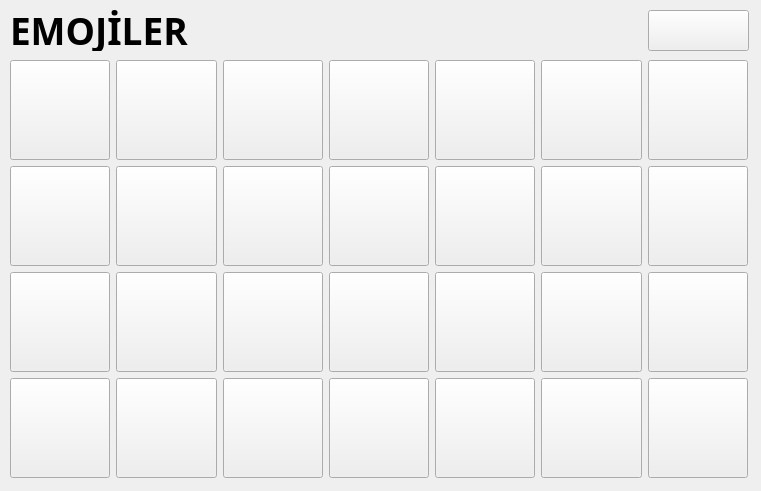
<?xml version="1.0" encoding="UTF-8"?>
<ui version="4.0">
 <class>MainWindow</class>
 <widget class="QMainWindow" name="MainWindow">
  <property name="geometry">
   <rect>
    <x>0</x>
    <y>0</y>
    <width>761</width>
    <height>491</height>
   </rect>
  </property>
  <property name="windowTitle">
   <string>MaM Sense</string>
  </property>
  <property name="windowIcon">
   <iconset>
    <normaloff>icons/MAMLOGO.png</normaloff>icons/MAMLOGO.png</iconset>
  </property>
  <widget class="QWidget" name="centralwidget">
   <widget class="QLabel" name="label_2">
    <property name="geometry">
     <rect>
      <x>10</x>
      <y>10</y>
      <width>311</width>
      <height>41</height>
     </rect>
    </property>
    <property name="font">
     <font>
      <family>Century Gothic</family>
      <pointsize>28</pointsize>
      <weight>75</weight>
      <bold>true</bold>
     </font>
    </property>
    <property name="styleSheet">
     <string notr="true"/>
    </property>
    <property name="text">
     <string>EMOJİLER</string>
    </property>
   </widget>
   <widget class="QPushButton" name="pushButton_66">
    <property name="geometry">
     <rect>
      <x>648</x>
      <y>10</y>
      <width>101</width>
      <height>41</height>
     </rect>
    </property>
    <property name="minimumSize">
     <size>
      <width>97</width>
      <height>0</height>
     </size>
    </property>
    <property name="font">
     <font>
      <family>Century Gothic</family>
      <pointsize>20</pointsize>
      <weight>75</weight>
      <bold>true</bold>
     </font>
    </property>
    <property name="text">
     <string/>
    </property>
    <property name="icon">
     <iconset>
      <normaloff>icons/back.png</normaloff>icons/back.png</iconset>
    </property>
    <property name="iconSize">
     <size>
      <width>32</width>
      <height>32</height>
     </size>
    </property>
    <property name="flat">
     <bool>false</bool>
    </property>
   </widget>
   <widget class="QWidget" name="gridLayoutWidget">
    <property name="geometry">
     <rect>
      <x>10</x>
      <y>60</y>
      <width>738</width>
      <height>420</height>
     </rect>
    </property>
    <layout class="QGridLayout" name="gridLayout">
     <property name="sizeConstraint">
      <enum>QLayout::SetDefaultConstraint</enum>
     </property>
     <item row="0" column="4">
      <widget class="QPushButton" name="pushButton_73">
       <property name="minimumSize">
        <size>
         <width>100</width>
         <height>100</height>
        </size>
       </property>
       <property name="font">
        <font>
         <family>Century Gothic</family>
         <pointsize>20</pointsize>
         <weight>75</weight>
         <bold>true</bold>
        </font>
       </property>
       <property name="text">
        <string/>
       </property>
       <property name="icon">
        <iconset>
         <normaloff>icons/emoji/3.png</normaloff>icons/emoji/3.png</iconset>
       </property>
       <property name="iconSize">
        <size>
         <width>70</width>
         <height>70</height>
        </size>
       </property>
      </widget>
     </item>
     <item row="0" column="5">
      <widget class="QPushButton" name="pushButton_74">
       <property name="minimumSize">
        <size>
         <width>100</width>
         <height>100</height>
        </size>
       </property>
       <property name="font">
        <font>
         <family>Century Gothic</family>
         <pointsize>20</pointsize>
         <weight>75</weight>
         <bold>true</bold>
        </font>
       </property>
       <property name="text">
        <string/>
       </property>
       <property name="icon">
        <iconset>
         <normaloff>icons/emoji/4.png</normaloff>icons/emoji/4.png</iconset>
       </property>
       <property name="iconSize">
        <size>
         <width>70</width>
         <height>70</height>
        </size>
       </property>
      </widget>
     </item>
     <item row="0" column="6">
      <widget class="QPushButton" name="pushButton_75">
       <property name="minimumSize">
        <size>
         <width>100</width>
         <height>100</height>
        </size>
       </property>
       <property name="font">
        <font>
         <family>Century Gothic</family>
         <pointsize>20</pointsize>
         <weight>75</weight>
         <bold>true</bold>
        </font>
       </property>
       <property name="text">
        <string/>
       </property>
       <property name="icon">
        <iconset>
         <normaloff>icons/emoji/5.png</normaloff>icons/emoji/5.png</iconset>
       </property>
       <property name="iconSize">
        <size>
         <width>70</width>
         <height>70</height>
        </size>
       </property>
      </widget>
     </item>
     <item row="1" column="4">
      <widget class="QPushButton" name="pushButton_76">
       <property name="minimumSize">
        <size>
         <width>100</width>
         <height>100</height>
        </size>
       </property>
       <property name="font">
        <font>
         <family>Century Gothic</family>
         <pointsize>20</pointsize>
         <weight>75</weight>
         <bold>true</bold>
        </font>
       </property>
       <property name="text">
        <string/>
       </property>
       <property name="icon">
        <iconset>
         <normaloff>icons/emoji/10.png</normaloff>icons/emoji/10.png</iconset>
       </property>
       <property name="iconSize">
        <size>
         <width>70</width>
         <height>70</height>
        </size>
       </property>
      </widget>
     </item>
     <item row="0" column="3">
      <widget class="QPushButton" name="pushButton_78">
       <property name="minimumSize">
        <size>
         <width>100</width>
         <height>100</height>
        </size>
       </property>
       <property name="font">
        <font>
         <family>Century Gothic</family>
         <pointsize>20</pointsize>
         <weight>75</weight>
         <bold>true</bold>
        </font>
       </property>
       <property name="text">
        <string/>
       </property>
       <property name="icon">
        <iconset>
         <normaloff>icons/emoji/2.png</normaloff>icons/emoji/2.png</iconset>
       </property>
       <property name="iconSize">
        <size>
         <width>70</width>
         <height>70</height>
        </size>
       </property>
      </widget>
     </item>
     <item row="1" column="3">
      <widget class="QPushButton" name="pushButton_79">
       <property name="minimumSize">
        <size>
         <width>100</width>
         <height>100</height>
        </size>
       </property>
       <property name="font">
        <font>
         <family>Century Gothic</family>
         <pointsize>20</pointsize>
         <weight>75</weight>
         <bold>true</bold>
        </font>
       </property>
       <property name="text">
        <string/>
       </property>
       <property name="icon">
        <iconset>
         <normaloff>icons/emoji/9.png</normaloff>icons/emoji/9.png</iconset>
       </property>
       <property name="iconSize">
        <size>
         <width>70</width>
         <height>70</height>
        </size>
       </property>
      </widget>
     </item>
     <item row="2" column="3">
      <widget class="QPushButton" name="pushButton_84">
       <property name="minimumSize">
        <size>
         <width>100</width>
         <height>100</height>
        </size>
       </property>
       <property name="font">
        <font>
         <family>Century Gothic</family>
         <pointsize>20</pointsize>
         <weight>75</weight>
         <bold>true</bold>
        </font>
       </property>
       <property name="text">
        <string/>
       </property>
       <property name="icon">
        <iconset>
         <normaloff>icons/emoji/16.png</normaloff>icons/emoji/16.png</iconset>
       </property>
       <property name="iconSize">
        <size>
         <width>70</width>
         <height>70</height>
        </size>
       </property>
      </widget>
     </item>
     <item row="2" column="4">
      <widget class="QPushButton" name="pushButton_85">
       <property name="minimumSize">
        <size>
         <width>100</width>
         <height>100</height>
        </size>
       </property>
       <property name="font">
        <font>
         <family>Century Gothic</family>
         <pointsize>20</pointsize>
         <weight>75</weight>
         <bold>true</bold>
        </font>
       </property>
       <property name="text">
        <string/>
       </property>
       <property name="icon">
        <iconset>
         <normaloff>icons/emoji/17.png</normaloff>icons/emoji/17.png</iconset>
       </property>
       <property name="iconSize">
        <size>
         <width>70</width>
         <height>70</height>
        </size>
       </property>
      </widget>
     </item>
     <item row="0" column="2">
      <widget class="QPushButton" name="pushButton_89">
       <property name="minimumSize">
        <size>
         <width>100</width>
         <height>100</height>
        </size>
       </property>
       <property name="font">
        <font>
         <family>Century Gothic</family>
         <pointsize>20</pointsize>
         <weight>75</weight>
         <bold>true</bold>
        </font>
       </property>
       <property name="text">
        <string/>
       </property>
       <property name="icon">
        <iconset>
         <normaloff>icons/emoji/1.png</normaloff>icons/emoji/1.png</iconset>
       </property>
       <property name="iconSize">
        <size>
         <width>70</width>
         <height>70</height>
        </size>
       </property>
      </widget>
     </item>
     <item row="0" column="1">
      <widget class="QPushButton" name="pushButton_90">
       <property name="minimumSize">
        <size>
         <width>100</width>
         <height>100</height>
        </size>
       </property>
       <property name="font">
        <font>
         <family>Century Gothic</family>
         <pointsize>20</pointsize>
         <weight>75</weight>
         <bold>true</bold>
        </font>
       </property>
       <property name="text">
        <string/>
       </property>
       <property name="icon">
        <iconset>
         <normaloff>icons/emoji/26.png</normaloff>icons/emoji/26.png</iconset>
       </property>
       <property name="iconSize">
        <size>
         <width>70</width>
         <height>70</height>
        </size>
       </property>
      </widget>
     </item>
     <item row="0" column="0">
      <widget class="QPushButton" name="pushButton_91">
       <property name="minimumSize">
        <size>
         <width>100</width>
         <height>100</height>
        </size>
       </property>
       <property name="font">
        <font>
         <family>Century Gothic</family>
         <pointsize>20</pointsize>
         <weight>75</weight>
         <bold>true</bold>
        </font>
       </property>
       <property name="text">
        <string/>
       </property>
       <property name="icon">
        <iconset>
         <normaloff>icons/emoji/25.png</normaloff>icons/emoji/25.png</iconset>
       </property>
       <property name="iconSize">
        <size>
         <width>70</width>
         <height>70</height>
        </size>
       </property>
      </widget>
     </item>
     <item row="1" column="2">
      <widget class="QPushButton" name="pushButton_92">
       <property name="minimumSize">
        <size>
         <width>100</width>
         <height>100</height>
        </size>
       </property>
       <property name="font">
        <font>
         <family>Century Gothic</family>
         <pointsize>20</pointsize>
         <weight>75</weight>
         <bold>true</bold>
        </font>
       </property>
       <property name="text">
        <string/>
       </property>
       <property name="icon">
        <iconset>
         <normaloff>icons/emoji/8.png</normaloff>icons/emoji/8.png</iconset>
       </property>
       <property name="iconSize">
        <size>
         <width>70</width>
         <height>70</height>
        </size>
       </property>
      </widget>
     </item>
     <item row="1" column="1">
      <widget class="QPushButton" name="pushButton_93">
       <property name="minimumSize">
        <size>
         <width>100</width>
         <height>100</height>
        </size>
       </property>
       <property name="font">
        <font>
         <family>Century Gothic</family>
         <pointsize>20</pointsize>
         <weight>75</weight>
         <bold>true</bold>
        </font>
       </property>
       <property name="text">
        <string/>
       </property>
       <property name="icon">
        <iconset>
         <normaloff>icons/emoji/7.png</normaloff>icons/emoji/7.png</iconset>
       </property>
       <property name="iconSize">
        <size>
         <width>70</width>
         <height>70</height>
        </size>
       </property>
      </widget>
     </item>
     <item row="1" column="0">
      <widget class="QPushButton" name="pushButton_95">
       <property name="minimumSize">
        <size>
         <width>100</width>
         <height>100</height>
        </size>
       </property>
       <property name="font">
        <font>
         <family>Century Gothic</family>
         <pointsize>20</pointsize>
         <weight>75</weight>
         <bold>true</bold>
        </font>
       </property>
       <property name="text">
        <string/>
       </property>
       <property name="icon">
        <iconset>
         <normaloff>icons/emoji/6.png</normaloff>icons/emoji/6.png</iconset>
       </property>
       <property name="iconSize">
        <size>
         <width>70</width>
         <height>70</height>
        </size>
       </property>
      </widget>
     </item>
     <item row="1" column="5">
      <widget class="QPushButton" name="pushButton_96">
       <property name="minimumSize">
        <size>
         <width>100</width>
         <height>100</height>
        </size>
       </property>
       <property name="font">
        <font>
         <family>Century Gothic</family>
         <pointsize>20</pointsize>
         <weight>75</weight>
         <bold>true</bold>
        </font>
       </property>
       <property name="text">
        <string/>
       </property>
       <property name="icon">
        <iconset>
         <normaloff>icons/emoji/11.png</normaloff>icons/emoji/11.png</iconset>
       </property>
       <property name="iconSize">
        <size>
         <width>70</width>
         <height>70</height>
        </size>
       </property>
      </widget>
     </item>
     <item row="3" column="4">
      <widget class="QPushButton" name="pushButton_77">
       <property name="minimumSize">
        <size>
         <width>100</width>
         <height>100</height>
        </size>
       </property>
       <property name="font">
        <font>
         <family>Century Gothic</family>
         <pointsize>20</pointsize>
         <weight>75</weight>
         <bold>true</bold>
        </font>
       </property>
       <property name="text">
        <string/>
       </property>
       <property name="icon">
        <iconset>
         <normaloff>icons/emoji/24.png</normaloff>icons/emoji/24.png</iconset>
       </property>
       <property name="iconSize">
        <size>
         <width>70</width>
         <height>70</height>
        </size>
       </property>
      </widget>
     </item>
     <item row="2" column="5">
      <widget class="QPushButton" name="pushButton_80">
       <property name="minimumSize">
        <size>
         <width>100</width>
         <height>100</height>
        </size>
       </property>
       <property name="font">
        <font>
         <family>Century Gothic</family>
         <pointsize>20</pointsize>
         <weight>75</weight>
         <bold>true</bold>
        </font>
       </property>
       <property name="text">
        <string/>
       </property>
       <property name="icon">
        <iconset>
         <normaloff>icons/emoji/18.png</normaloff>icons/emoji/18.png</iconset>
       </property>
       <property name="iconSize">
        <size>
         <width>70</width>
         <height>70</height>
        </size>
       </property>
      </widget>
     </item>
     <item row="1" column="6">
      <widget class="QPushButton" name="pushButton_81">
       <property name="minimumSize">
        <size>
         <width>100</width>
         <height>100</height>
        </size>
       </property>
       <property name="font">
        <font>
         <family>Century Gothic</family>
         <pointsize>20</pointsize>
         <weight>75</weight>
         <bold>true</bold>
        </font>
       </property>
       <property name="text">
        <string/>
       </property>
       <property name="icon">
        <iconset>
         <normaloff>icons/emoji/12.png</normaloff>icons/emoji/12.png</iconset>
       </property>
       <property name="iconSize">
        <size>
         <width>70</width>
         <height>70</height>
        </size>
       </property>
      </widget>
     </item>
     <item row="2" column="6">
      <widget class="QPushButton" name="pushButton_82">
       <property name="minimumSize">
        <size>
         <width>100</width>
         <height>100</height>
        </size>
       </property>
       <property name="font">
        <font>
         <family>Century Gothic</family>
         <pointsize>20</pointsize>
         <weight>75</weight>
         <bold>true</bold>
        </font>
       </property>
       <property name="text">
        <string/>
       </property>
       <property name="icon">
        <iconset>
         <normaloff>icons/emoji/19.png</normaloff>icons/emoji/19.png</iconset>
       </property>
       <property name="iconSize">
        <size>
         <width>70</width>
         <height>70</height>
        </size>
       </property>
      </widget>
     </item>
     <item row="3" column="6">
      <widget class="QPushButton" name="pushButton_83">
       <property name="minimumSize">
        <size>
         <width>100</width>
         <height>100</height>
        </size>
       </property>
       <property name="font">
        <font>
         <family>Century Gothic</family>
         <pointsize>20</pointsize>
         <weight>75</weight>
         <bold>true</bold>
        </font>
       </property>
       <property name="text">
        <string/>
       </property>
       <property name="icon">
        <iconset>
         <normaloff>icons/emoji/28.png</normaloff>icons/emoji/28.png</iconset>
       </property>
       <property name="iconSize">
        <size>
         <width>70</width>
         <height>70</height>
        </size>
       </property>
      </widget>
     </item>
     <item row="3" column="5">
      <widget class="QPushButton" name="pushButton_86">
       <property name="minimumSize">
        <size>
         <width>100</width>
         <height>100</height>
        </size>
       </property>
       <property name="font">
        <font>
         <family>Century Gothic</family>
         <pointsize>20</pointsize>
         <weight>75</weight>
         <bold>true</bold>
        </font>
       </property>
       <property name="text">
        <string/>
       </property>
       <property name="icon">
        <iconset>
         <normaloff>icons/emoji/27.png</normaloff>icons/emoji/27.png</iconset>
       </property>
       <property name="iconSize">
        <size>
         <width>70</width>
         <height>70</height>
        </size>
       </property>
      </widget>
     </item>
     <item row="3" column="3">
      <widget class="QPushButton" name="pushButton_87">
       <property name="minimumSize">
        <size>
         <width>100</width>
         <height>100</height>
        </size>
       </property>
       <property name="font">
        <font>
         <family>Century Gothic</family>
         <pointsize>20</pointsize>
         <weight>75</weight>
         <bold>true</bold>
        </font>
       </property>
       <property name="text">
        <string/>
       </property>
       <property name="icon">
        <iconset>
         <normaloff>icons/emoji/23.png</normaloff>icons/emoji/23.png</iconset>
       </property>
       <property name="iconSize">
        <size>
         <width>90</width>
         <height>90</height>
        </size>
       </property>
      </widget>
     </item>
     <item row="2" column="2">
      <widget class="QPushButton" name="pushButton_88">
       <property name="minimumSize">
        <size>
         <width>100</width>
         <height>100</height>
        </size>
       </property>
       <property name="font">
        <font>
         <family>Century Gothic</family>
         <pointsize>20</pointsize>
         <weight>75</weight>
         <bold>true</bold>
        </font>
       </property>
       <property name="text">
        <string/>
       </property>
       <property name="icon">
        <iconset>
         <normaloff>icons/emoji/15.png</normaloff>icons/emoji/15.png</iconset>
       </property>
       <property name="iconSize">
        <size>
         <width>70</width>
         <height>70</height>
        </size>
       </property>
      </widget>
     </item>
     <item row="3" column="2">
      <widget class="QPushButton" name="pushButton_94">
       <property name="minimumSize">
        <size>
         <width>100</width>
         <height>100</height>
        </size>
       </property>
       <property name="font">
        <font>
         <family>Century Gothic</family>
         <pointsize>20</pointsize>
         <weight>75</weight>
         <bold>true</bold>
        </font>
       </property>
       <property name="text">
        <string/>
       </property>
       <property name="icon">
        <iconset>
         <normaloff>icons/emoji/22.png</normaloff>icons/emoji/22.png</iconset>
       </property>
       <property name="iconSize">
        <size>
         <width>70</width>
         <height>70</height>
        </size>
       </property>
      </widget>
     </item>
     <item row="2" column="1">
      <widget class="QPushButton" name="pushButton_97">
       <property name="minimumSize">
        <size>
         <width>100</width>
         <height>100</height>
        </size>
       </property>
       <property name="font">
        <font>
         <family>Century Gothic</family>
         <pointsize>20</pointsize>
         <weight>75</weight>
         <bold>true</bold>
        </font>
       </property>
       <property name="text">
        <string/>
       </property>
       <property name="icon">
        <iconset>
         <normaloff>icons/emoji/14.png</normaloff>icons/emoji/14.png</iconset>
       </property>
       <property name="iconSize">
        <size>
         <width>70</width>
         <height>70</height>
        </size>
       </property>
      </widget>
     </item>
     <item row="3" column="1">
      <widget class="QPushButton" name="pushButton_98">
       <property name="minimumSize">
        <size>
         <width>100</width>
         <height>100</height>
        </size>
       </property>
       <property name="font">
        <font>
         <family>Century Gothic</family>
         <pointsize>20</pointsize>
         <weight>75</weight>
         <bold>true</bold>
        </font>
       </property>
       <property name="text">
        <string/>
       </property>
       <property name="icon">
        <iconset>
         <normaloff>icons/emoji/21.png</normaloff>icons/emoji/21.png</iconset>
       </property>
       <property name="iconSize">
        <size>
         <width>70</width>
         <height>70</height>
        </size>
       </property>
      </widget>
     </item>
     <item row="3" column="0">
      <widget class="QPushButton" name="pushButton_99">
       <property name="minimumSize">
        <size>
         <width>100</width>
         <height>100</height>
        </size>
       </property>
       <property name="font">
        <font>
         <family>Century Gothic</family>
         <pointsize>20</pointsize>
         <weight>75</weight>
         <bold>true</bold>
        </font>
       </property>
       <property name="text">
        <string/>
       </property>
       <property name="icon">
        <iconset>
         <normaloff>icons/emoji/20.png</normaloff>icons/emoji/20.png</iconset>
       </property>
       <property name="iconSize">
        <size>
         <width>70</width>
         <height>70</height>
        </size>
       </property>
      </widget>
     </item>
     <item row="2" column="0">
      <widget class="QPushButton" name="pushButton_100">
       <property name="minimumSize">
        <size>
         <width>100</width>
         <height>100</height>
        </size>
       </property>
       <property name="font">
        <font>
         <family>Century Gothic</family>
         <pointsize>20</pointsize>
         <weight>75</weight>
         <bold>true</bold>
        </font>
       </property>
       <property name="text">
        <string/>
       </property>
       <property name="icon">
        <iconset>
         <normaloff>icons/emoji/13.png</normaloff>icons/emoji/13.png</iconset>
       </property>
       <property name="iconSize">
        <size>
         <width>70</width>
         <height>70</height>
        </size>
       </property>
      </widget>
     </item>
    </layout>
   </widget>
  </widget>
 </widget>
 <tabstops>
  <tabstop>pushButton_66</tabstop>
  <tabstop>pushButton_91</tabstop>
  <tabstop>pushButton_90</tabstop>
  <tabstop>pushButton_89</tabstop>
  <tabstop>pushButton_78</tabstop>
  <tabstop>pushButton_73</tabstop>
  <tabstop>pushButton_74</tabstop>
  <tabstop>pushButton_75</tabstop>
  <tabstop>pushButton_95</tabstop>
  <tabstop>pushButton_93</tabstop>
  <tabstop>pushButton_92</tabstop>
  <tabstop>pushButton_79</tabstop>
  <tabstop>pushButton_76</tabstop>
  <tabstop>pushButton_96</tabstop>
  <tabstop>pushButton_81</tabstop>
  <tabstop>pushButton_100</tabstop>
  <tabstop>pushButton_97</tabstop>
  <tabstop>pushButton_88</tabstop>
  <tabstop>pushButton_84</tabstop>
  <tabstop>pushButton_85</tabstop>
  <tabstop>pushButton_80</tabstop>
  <tabstop>pushButton_82</tabstop>
  <tabstop>pushButton_99</tabstop>
  <tabstop>pushButton_98</tabstop>
  <tabstop>pushButton_94</tabstop>
  <tabstop>pushButton_87</tabstop>
  <tabstop>pushButton_77</tabstop>
  <tabstop>pushButton_86</tabstop>
  <tabstop>pushButton_83</tabstop>
 </tabstops>
 <resources/>
 <connections/>
</ui>
